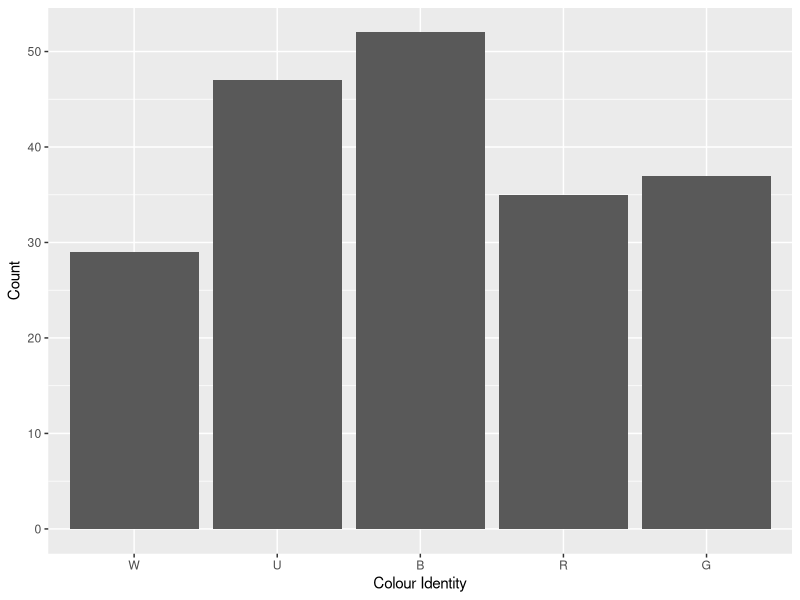
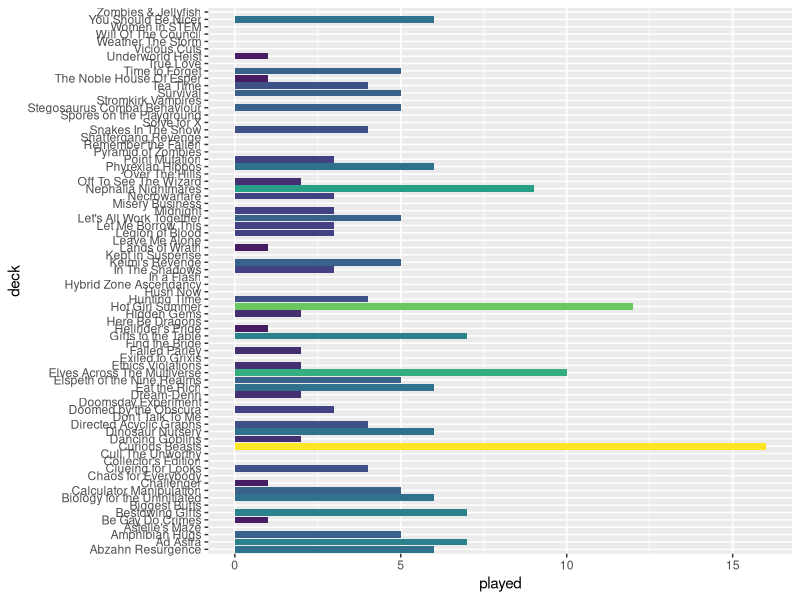
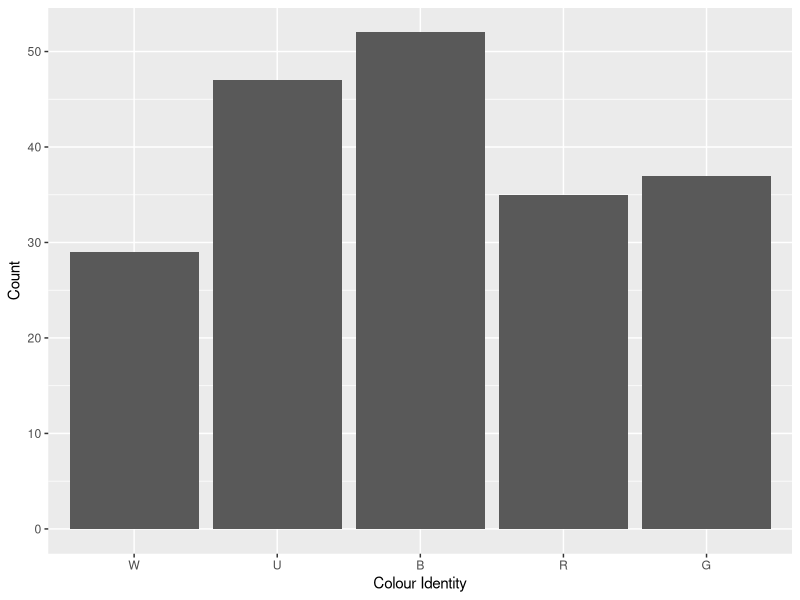
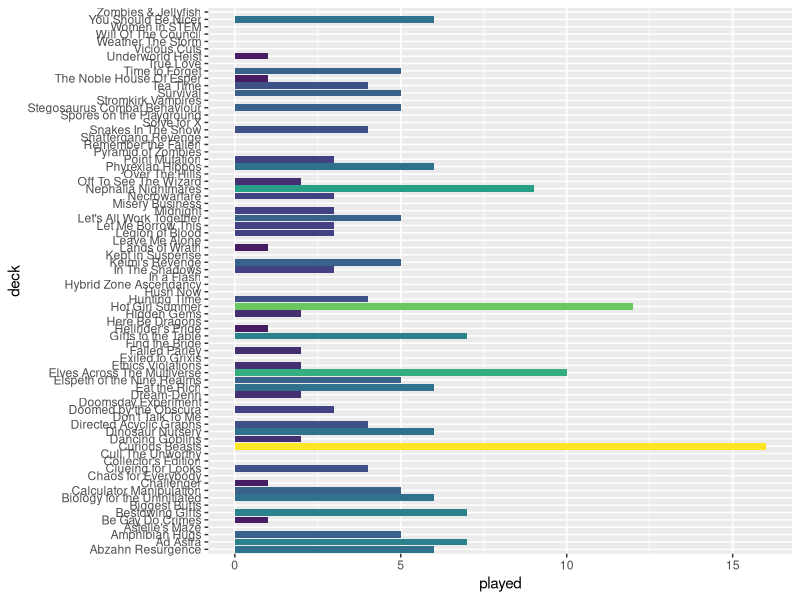

Write the R code that produced these figures, in order. (Note: this script raises an error after producing the figures.)
library(forcats)
library(tidyverse)
library(viridis)

decks<-data.frame(structure(list(deck=character(),commander=character(),power=factor(),played=numeric(),priority=factor(),W=logical(),U=logical(),B=logical(),R=logical(),G=logical())))
decks<-decks%>%#priority 4: tournament decks 
  add_row(deck="Doomed by the Obscura",commander="Toluz",power="10",played=3,priority="4",W=T,U=T,B=T,R=F,G=F)%>% 
  add_row(deck="Doomsday Experiment",commander="Jan",power="10",played=0,priority="4",W=T,U=F,B=T,R=T,G=F)%>% 
  add_row(deck="Underworld Heist",commander="Cormela",power="9",played=1,priority="4",W=F,U=T,B=T,R=T,G=F)%>%# priority 3: LGS deck
  add_row(deck="Amphibian Hugs",commander="Gor Muldark",power="5",played=5,priority="3",W=F,U=T,B=F,R=F,G=T)%>%
  add_row(deck="Gifts to the Table",commander="Parnesse",power="3",played=7,priority="2",W=F,U=T,B=T,R=T,G=F)%>%
  add_row(deck="Let Me Borrow This",commander="Yasova",power="5",played=3,priority="3",W=F,U=T,B=T,R=T,G=F)%>%  
  add_row(deck="Let's All Work Together",commander="Sen Triplet",power="5",played=5,priority="3",W=T,U=T,B=T,R=F,G=F)%>%  
  add_row(deck="Nephalia Nightmares",commander="Jeleva",power="7",played=9,priority="3",W=F,U=T,B=T,R=T,G=F)%>%
  add_row(deck="Over The Hills",commander="Rubinia",power="5",played=0,priority="3",W=T,U=T,B=F,R=F,G=T)%>%
  add_row(deck="Point Mutation",commander="Otrimi",power="5",played=3,priority="3",W=T,U=T,B=F,R=F,G=T) %>%# priority 2: proxy friendly
  add_row(deck="Abzahn Resurgence",commander="Daghatar",power="6",played=6,priority="2",W=T,U=F,B=T,R=F,G=T)%>%
  add_row(deck="Ad Astra",commander="Belbe",power="8",played=7,priority="2",W=F,U=F,B=T,R=F,G=T)%>%
  add_row(deck="Bestowing Gifts",commander="Kestia",power="5",played=7,priority="2",W=F,U=T,B=F,R=F,G=T)%>%
  add_row(deck="Biology for the Uninitiated",commander="Runo",power="5",played=6,priority="2",W=F,U=T,B=T,R=F,G=F)%>%  
  add_row(deck="Calculator Manipulation",commander="Obeka",power="6",played=5,priority="2",W=F,U=T,B=T,R=T,G=F)%>% 
  add_row(deck="Chaos for Everybody",commander="Sol'kanar",power="4",played=0,priority="1",W=F,U=T,B=T,R=T,G=F)%>% 
  add_row(deck="Clueing for Looks",commander="Amareth",power="5",played=4,priority="3",W=T,U=T,B=F,R=F,G=T)%>% 
  add_row(deck="Dancing Goblins",commander="Gallia",power="9",played=2,priority="2",W=F,U=F,B=F,R=T,G=T)%>%  
  add_row(deck="Dinosaur Nursery",commander="Gavi",power="6",played=6,priority="2",W=T,U=T,B=F,R=T,G=F)%>%  
  add_row(deck="Directed Acyclic Graphs",commander="Alesha",power="5",played=4,priority="2",W=T,U=F,B=T,R=T,G=F)%>%  
  add_row(deck="Dream-Denn",commander="Killian",power="5",played=2,priority="2",W=T,U=F,B=T,R=F,G=F)%>%  
  add_row(deck="Eat the Rich",commander="Silvar & Trynn",power="6",played=6,priority="2",W=T,U=F,B=T,R=T,G=F)%>%
  add_row(deck="Elspeth of the Nine Realms",commander="Koll",power="7",played=5,priority="2",W=T,U=F,B=F,R=T,G=F)%>%  
  add_row(deck="Elves Across The Multiverse",commander="Abomination of Llanowar",power="7",played=10,priority="2",W=F,U=F,B=T,R=F,G=T)%>%  
  add_row(deck="Ethics Violations",commander="Volrath",power="6",played=2,priority="2",W=T,U=F,B=F,R=T,G=T)%>%
  add_row(deck="Hellrider's Pride",commander="Zevlor",power="5",played=1,priority="2",W=F,U=T,B=T,R=T,G=F)%>%
  add_row(deck="Hidden Gems",commander="Kadena",power="5",played=2,priority="2",W=F,U=T,B=T,R=F,G=T)%>%
  add_row(deck="Hot Girl Summer",commander="Jeska & Tymna",power="9",played=12,priority="2",W=T,U=F,B=F,R=T,G=F)%>%
  add_row(deck="Hunting Time",commander="Neyith",power="6",played=4,priority="2",W=F,U=F,B=F,R=T,G=T)%>%
  add_row(deck="In a Flash",commander="Nymris",power="5",played=0,priority="2",W=F,U=T,B=T,R=F,G=F)%>%
  add_row(deck="Keimi's Revenge",commander="Tatsunari",power="5",played=5,priority="2",W=F,U=T,B=T,R=F,G=T)%>%
  add_row(deck="Lands of Wrath",commander="Aurelia",power="5",played=1,priority="2",W=T,U=F,B=F,R=T,G=F)%>%  
  add_row(deck="Legion of Blood",commander="Licia",power="6",played=3,priority="2",W=T,U=F,B=T,R=T,G=F)%>%  
  add_row(deck="Midnight",commander="Yidris",power="5",played=3,priority="2",W=F,U=T,B=T,R=T,G=T)%>%
  add_row(deck="Necrowarfare",commander="Gisa & Geralf",power="5",played=3,priority="2",W=F,U=T,B=T,R=F,G=F)%>%
  add_row(deck="Off To See The Wizard",commander="Inalla",power="5",played=2,priority="2",W=F,U=T,B=T,R=T,G=F)%>%
  add_row(deck="Phyrexian Hippos",commander="Perrie",power="6",played=6,priority="2",W=T,U=T,B=F,R=F,G=T) %>%

  add_row(deck="Snakes In The Snow",commander="Jorn",power="6",played=4,priority="2",W=F,U=T,B=T,R=F,G=T) %>%
  add_row(deck="Stegosaurus Combat Behaviour",commander="Kalamax",power="2",played=5,priority="2",W=F,U=T,B=F,R=T,G=T) %>%
  add_row(deck="Survival",commander="Ukkima & Cazur",power="8",played=5,priority="2",W=F,U=T,B=T,R=F,G=T) %>%
  add_row(deck="Tea Time",commander="Dina",power="8",played=4,priority="2",W=F,U=F,B=T,R=F,G=T)%>%
  add_row(deck="The Noble House Of Esper",commander="Sydri",power="5",played=1,priority="2",W=T,U=T,B=T,R=F,G=F)%>%
  add_row(deck="Time to Forget",commander="Archelos",power="6",played=5,priority="2",W=F,U=T,B=T,R=F,G=T)%>%
  add_row(deck="In The Shadows",commander="Yennett",power="5",played=3,priority="2",W=T,U=T,B=T,R=F,G=F)%>%
  add_row(deck="You Should Be Nicer",commander="Atla",power="6",played=6,priority="2",W=T,U=F,B=F,R=T,G=T)%>%# priority 1: unsleeved 

  add_row(deck="Astelle's Maze",commander="Nine-Fingers Keene",power="5",played=0,priority="1",W=F,U=T,B=T,R=F,G=T)%>%
  add_row(deck="Be Gay Do Crimes",commander="Vadrik",power="5",played=1,priority="1",W=F,U=T,B=F,R=T,G=F)%>%
  add_row(deck="Biggest Butts",commander="Sidar & Tevesh",power="6",played=0,priority="1",W=T,U=F,B=T,R=F,G=T)%>%
  add_row(deck="Challenger",commander="Mr Orfeo",power="4",played=1,priority="1",W=F,U=F,B=T,R=T,G=T)%>%   
  add_row(deck="Collector's Edition",commander="Pharika",power="5",played=0,priority="1",W=F,U=F,B=T,R=F,G=T)%>% 
  add_row(deck="Cull The Unworthy",commander="Tasigur",power="5",played=0,priority="1",W=F,U=T,B=T,R=F,G=T)%>% 
  add_row(deck="Curious Beasts",commander="Brallin & Shabraz",power="7",played=16,priority="1",W=F,U=T,B=T,R=T,G=F)%>%  
  add_row(deck="Don't Talk To Me",commander="Florian",power="5",played=0,priority="1",W=F,U=F,B=T,R=T,G=F)%>% 
  add_row(deck="Exiled to Grixis",commander="Sedris",power="5",played=0,priority="1",W=F,U=T,B=T,R=T,G=F)%>%   
  add_row(deck="Failed Parley",commander="Phabine",power="5",played=2,priority="1",W=F,U=T,B=T,R=F,G=T)%>%
  add_row(deck="Find the Bride",commander="Korvold",power="5",played=0,priority="1",W=F,U=F,B=T,R=T,G=T)%>%
  add_row(deck="Here Be Dragons",commander="Kykar",power="5",played=0,priority="1",W=T,U=T,B=F,R=T,G=F)%>%
  add_row(deck="Hush Now",commander="Kels",power="5",played=0,priority="1",W=F,U=T,B=T,R=F,G=F)%>%
  add_row(deck="Hybrid Zone Ascendancy",commander="Rocco",power="5",played=0,priority="1",W=T,U=F,B=F,R=T,G=T)%>%
  add_row(deck="Kept in Suspense",commander="Illuna",power="5",played=0,priority="1",W=F,U=T,B=F,R=T,G=T)%>%  
  add_row(deck="Leave Me Alone",commander="Xantcha",power="5",played=0,priority="1",W=F,U=F,B=F,R=T,G=0)%>%  
  add_row(deck="Misery Business",commander="Queza",power="5",played=0,priority="1",W=T,U=T,B=T,R=F,G=F)%>%
  add_row(deck="Pyramid of Zombies",commander="Temmet",power="5",played=0,priority="1",W=T,U=T,B=F,R=F,G=F)%>%
  add_row(deck="Remember the Fallen",commander="Rayami",power="5",played=0,priority="1",W=F,U=T,B=T,R=F,G=T) %>%
  add_row(deck="Shattergang Revenge",commander="Shattergang",power="6",played=0,priority="1",W=F,U=F,B=T,R=T,G=T)%>%
  add_row(deck="Solve for X",commander="Zaxara",power="5",played=0,priority="1",W=F,U=T,B=T,R=F,G=T) %>%
  add_row(deck="Spores on the Playground",commander="Tana & Keskit",power="5",played=0,priority="1",W=F,U=T,B=T,R=F,G=T) %>% 
  add_row(deck="Stromkirk Vampires",commander="Evelyn",power="5",played=0,priority="1",W=F,U=T,B=T,R=T,G=F) %>%  
  add_row(deck="True Love",commander="Regna & Krav",power="5",played=0,priority="1",W=T,U=F,B=T,R=F,G=F)%>%  
  add_row(deck="Will Of The Council",commander="Tivit",power="5",played=0,priority="1",W=T,U=T,B=T,R=F,G=F)%>%  
  add_row(deck="Vicious Cuts",commander="Belbe",power="10",played=0,priority="1",W=F,U=F,B=T,R=F,G=T)%>%  
  add_row(deck="Weather The Storm",commander="Trelassara",power="5",played=0,priority="1",W=T,U=F,B=F,R=F,G=T)%>%
  add_row(deck="Women in STEM",commander="Sophina & Cecily",power="5",played=0,priority="1",W=T,U=T,B=T,R=T,G=F)%>%  
  add_row(deck="Zombies & Jellyfish",commander="Sidisi",power="10",played=0,priority="1",W=F,U=T,B=T,R=F,G=T)

# colour distibution
W<-decks%>%filter(W==T)%>%count()%>%pull(n)
U<-decks%>%filter(U==T)%>%count()%>%pull(n)
B<-decks%>%filter(B==T)%>%count()%>%pull(n)
R<-decks%>%filter(R==T)%>%count()%>%pull(n)
G<-decks%>%filter(G==T)%>%count()%>%pull(n)
colour<-c(W,U,B,R,G)
identity<-c("W","U","B","R","G")
colours<-cbind(colour,identity)
colours<-as.data.frame(colours)
colours<-colours%>%mutate(colour=as.numeric(colour))
col<-colours%>%ggplot(aes(x=fct_inorder(identity),colour))+
          geom_bar(stat="identity")+
          xlab("Colour Identity")+
          ylab("Count")
col 
ggsave("col.png")

#deck stats 
played<-decks%>%ggplot(aes(played,deck,fill=played))+
        geom_bar(stat="identity")+
        scale_fill_viridis_c()+
        theme(legend.position="none")
played
ggsave(filename ="played.png",width=3000,height =2255, dpi=300,units="px",device='png')
head(decks)
# powerlevel
decks%>%group_by(power)%>%count()
# playable decks
decks%>%filter(priority!="1")%>%count()


# wishlist (This is currently a little behind)

proxies<- as.data.frame(read.csv("proxies.csv",header=T,sep=";"))
proxies%>%dplyr::filter(str_detect(deck,"Atla Palani"))# example looking for cards I need to Atla 
